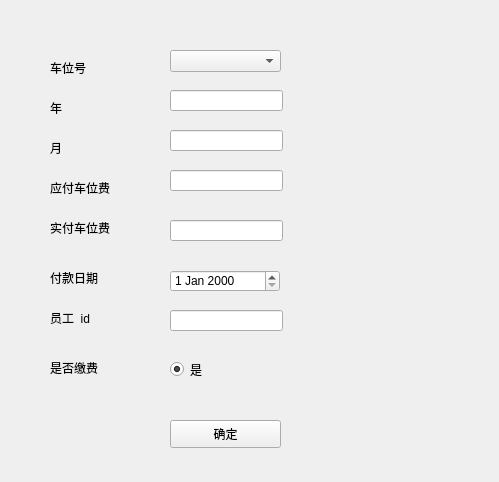
<?xml version="1.0" encoding="UTF-8"?>
<ui version="4.0">
 <class>register_parking_fees</class>
 <widget class="QWidget" name="register_parking_fees">
  <property name="geometry">
   <rect>
    <x>0</x>
    <y>0</y>
    <width>499</width>
    <height>482</height>
   </rect>
  </property>
  <property name="windowTitle">
   <string>register_parking_fees</string>
  </property>
  <widget class="QLabel" name="label">
   <property name="geometry">
    <rect>
     <x>50</x>
     <y>60</y>
     <width>72</width>
     <height>15</height>
    </rect>
   </property>
   <property name="text">
    <string>车位号</string>
   </property>
  </widget>
  <widget class="QLabel" name="label_2">
   <property name="geometry">
    <rect>
     <x>50</x>
     <y>100</y>
     <width>72</width>
     <height>15</height>
    </rect>
   </property>
   <property name="text">
    <string>年</string>
   </property>
  </widget>
  <widget class="QLabel" name="label_3">
   <property name="geometry">
    <rect>
     <x>50</x>
     <y>140</y>
     <width>72</width>
     <height>15</height>
    </rect>
   </property>
   <property name="text">
    <string>月</string>
   </property>
  </widget>
  <widget class="QLabel" name="label_4">
   <property name="geometry">
    <rect>
     <x>50</x>
     <y>180</y>
     <width>72</width>
     <height>15</height>
    </rect>
   </property>
   <property name="text">
    <string>应付车位费</string>
   </property>
  </widget>
  <widget class="QLabel" name="label_5">
   <property name="geometry">
    <rect>
     <x>50</x>
     <y>220</y>
     <width>72</width>
     <height>15</height>
    </rect>
   </property>
   <property name="text">
    <string>实付车位费</string>
   </property>
  </widget>
  <widget class="QLabel" name="label_6">
   <property name="geometry">
    <rect>
     <x>50</x>
     <y>270</y>
     <width>72</width>
     <height>15</height>
    </rect>
   </property>
   <property name="text">
    <string>付款日期</string>
   </property>
  </widget>
  <widget class="QLabel" name="label_7">
   <property name="geometry">
    <rect>
     <x>50</x>
     <y>310</y>
     <width>72</width>
     <height>15</height>
    </rect>
   </property>
   <property name="text">
    <string>员工_id</string>
   </property>
  </widget>
  <widget class="QLineEdit" name="year_lineEdit">
   <property name="geometry">
    <rect>
     <x>170</x>
     <y>90</y>
     <width>113</width>
     <height>21</height>
    </rect>
   </property>
   <property name="readOnly">
    <bool>true</bool>
   </property>
  </widget>
  <widget class="QLineEdit" name="month_lineEdit">
   <property name="geometry">
    <rect>
     <x>170</x>
     <y>130</y>
     <width>113</width>
     <height>21</height>
    </rect>
   </property>
   <property name="readOnly">
    <bool>true</bool>
   </property>
  </widget>
  <widget class="QLineEdit" name="due_pay_lineEdit">
   <property name="geometry">
    <rect>
     <x>170</x>
     <y>170</y>
     <width>113</width>
     <height>21</height>
    </rect>
   </property>
  </widget>
  <widget class="QLineEdit" name="paid_lineEdit">
   <property name="geometry">
    <rect>
     <x>170</x>
     <y>220</y>
     <width>113</width>
     <height>21</height>
    </rect>
   </property>
  </widget>
  <widget class="QLineEdit" name="staff_id_lineEdit">
   <property name="geometry">
    <rect>
     <x>170</x>
     <y>310</y>
     <width>113</width>
     <height>21</height>
    </rect>
   </property>
  </widget>
  <widget class="QDateEdit" name="paid_dateEdit">
   <property name="geometry">
    <rect>
     <x>170</x>
     <y>270</y>
     <width>110</width>
     <height>22</height>
    </rect>
   </property>
  </widget>
  <widget class="QPushButton" name="pushButton">
   <property name="geometry">
    <rect>
     <x>170</x>
     <y>420</y>
     <width>111</width>
     <height>28</height>
    </rect>
   </property>
   <property name="text">
    <string>确定</string>
   </property>
  </widget>
  <widget class="QLabel" name="label_9">
   <property name="geometry">
    <rect>
     <x>50</x>
     <y>360</y>
     <width>72</width>
     <height>15</height>
    </rect>
   </property>
   <property name="text">
    <string>是否缴费</string>
   </property>
  </widget>
  <widget class="QRadioButton" name="is_paid_radioButton">
   <property name="geometry">
    <rect>
     <x>170</x>
     <y>360</y>
     <width>115</width>
     <height>19</height>
    </rect>
   </property>
   <property name="text">
    <string>是</string>
   </property>
   <property name="checked">
    <bool>true</bool>
   </property>
  </widget>
  <widget class="QComboBox" name="parking_id_comboBox">
   <property name="geometry">
    <rect>
     <x>170</x>
     <y>50</y>
     <width>111</width>
     <height>22</height>
    </rect>
   </property>
  </widget>
 </widget>
 <resources/>
 <connections/>
</ui>
